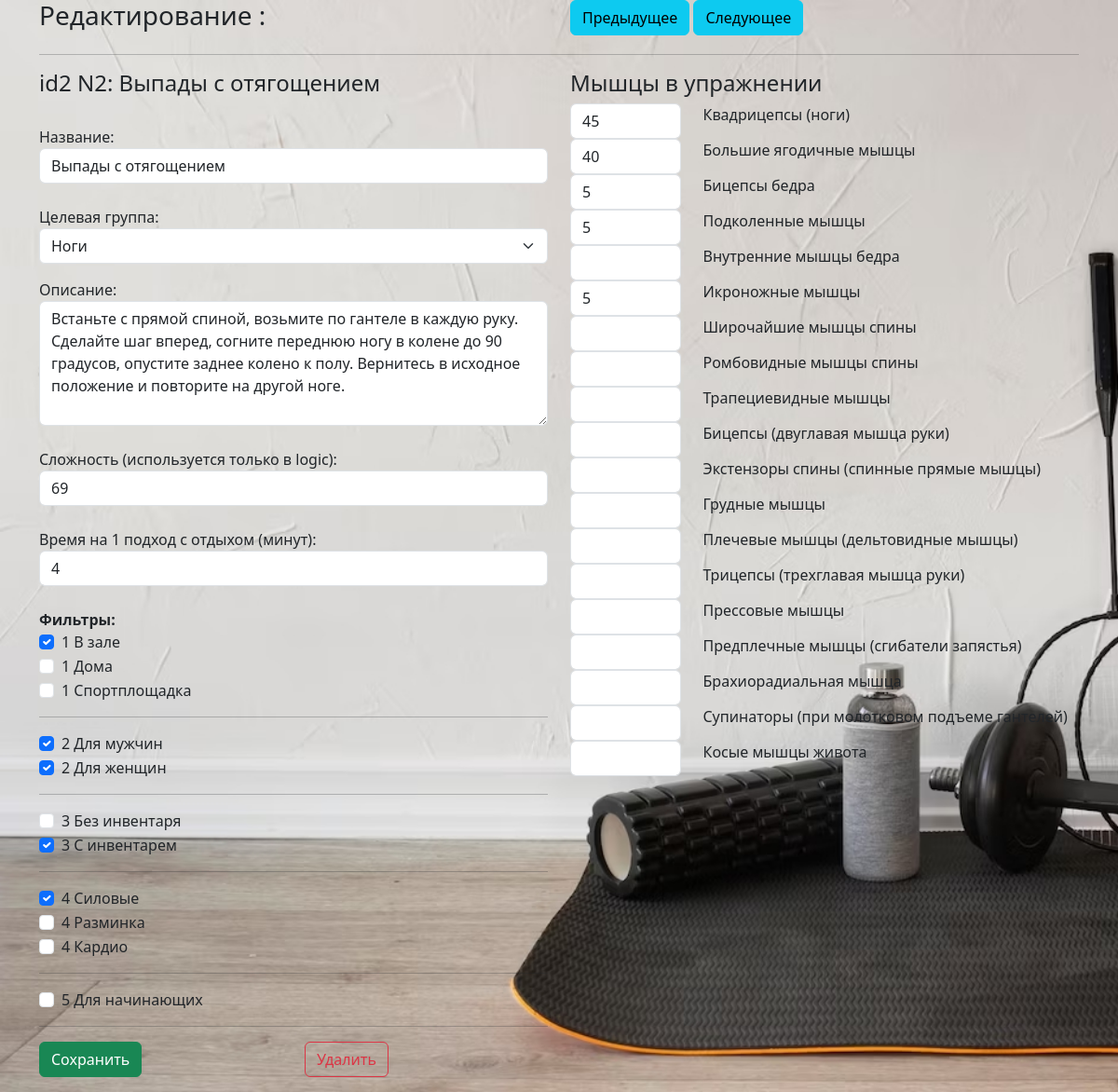
Screenshot of /list/ex2/edit with the database file from the repository.
### _models.py (models this page shows, shortened)
class Exercise(db.Model):
    __tablename__ = 'exercises'
    exercise_id = db.Column(db.Integer, primary_key=True)
    name = db.Column(db.String(50), default='New exercise')
    target = db.Column(db.String(20), default='')
    description = db.Column(db.String(300), default='')
    difficulty = db.Column(db.Integer, default=1)
    time_per_set = db.Column(db.Integer, default=1)
    counter = db.Column(db.Integer, default=0)
    filters = db.Column(JSON, default=[])  # LOCATION_FILTERS.keys
    user_training_exercises = relationship('UserTrainingExercise', back_populates='exercise')
    muscles = relationship('Muscle', secondary='exercise_muscles')
    training = db.relationship('Training', secondary='training_exercises', overlaps="exercises")
    training_exercises = relationship('TrainingExercise', back_populates='exercise')

class Muscle(db.Model):
    __tablename__ = 'muscles'
    muscle_id = db.Column(db.Integer, primary_key=True)
    muscle_name = db.Column(db.String(50), nullable=False)
    counter = db.Column(db.Integer, default=0)
    exercises = db.relationship('Exercise', secondary='exercise_muscles', overlaps="muscles")

### main.py (the view, shortened to what this page needs)
@app.route('/list/<string:counters>/edit', methods=['POST', 'GET'])
def list_edit(counters):
    targets = config.TARGETS
    const_config = {}
    const_config['filter_list'] = config.FILTER_LIST
    index_dict = {}
    index_dict['filter_list'] = []
    tb = counters[:2]   # counters передано сюда в маршруте , вид: ex3 или mu4
    counter = counters[2:]
    exercises = Exercise.query.all()
    muscles = Muscle.query.all()
    if tb == 'ex':  # если передано ex, то работа над редактированием Упражнения
        exercise = Exercise.query.filter_by(counter=counter).first()    # counter - переданное значение счетчика, фильтрую базу по счетчику
        if exercise.filters is None:
            exercise.filters=[]
        if request.method == 'POST':    # если метод ПОСТ (то есть если мы передаем данные с формы к нам сюда на сервер, то далее обрабатываем данные формы и сохраняем в базу
            exercise.name = request.form['name']
            exercise.target = request.form['select_target']  # тут новое поле для класса
            exercise.description = request.form['description']
            exercise.difficulty = request.form['difficulty']
            exercise.time_per_set = request.form['time_per_set']
            for i in range(len(const_config['filter_list'])):
                form_list = request.form.getlist('filters' + str(i + 1))
                if any(sublist for sublist in form_list if sublist):
                    index_dict['filter_list'] += form_list
            exercise.filters = index_dict['filter_list']
            percents = request.form.getlist('percents[]')   # получаю список значений полей с именем percents[]
            exercise_muscles = []
            ExerciseMuscle.query.filter_by(exercise_id=exercise.exercise_id).delete()
            for counter, percent in enumerate(percents, start=1):
                if percent != '':
                    muscle = Muscle.query.filter_by(counter=counter).first()    # нахожу Muscle по counter
                    ExMus = ExerciseMuscle(exercise_id = exercise.exercise_id, muscle_id = muscle.muscle_id, percent = percent)
                    exercise_muscles.append(ExMus)
            try:
                db.session.add_all(exercise_muscles)
                db.session.commit()
                return render_template('list.html', exercises=exercises, muscles=muscles)
            except Exception as e:
                db.session.rollback()
                return f'Ошибка при сохранения в базу данных: {e}'
        else:   # если метод не ПОСТ (а значит ГЕТ) то мы только зашли на маршрут и генерируем страницу для редактирования Упражнений, отсылая ей данные
            ex_len = len(exercises)
            if exercise is not None:
                muscles_in_ex = exercise.muscles  # Получение списка связанных мышц
                mus_dict = {}
                for muscle in muscles_in_ex:
                    percent = ExerciseMuscle.query.filter_by(exercise_id=exercise.exercise_id, muscle_id=muscle.muscle_id).first().percent
                    mus_dict[muscle.counter] = percent
            else:
                return "Упражнение не найдено."
            return render_template('edit_ex_table.html', exercise=exercise, ex_len=ex_len, muscles=muscles,
                                   mus_dict=mus_dict, targets=targets, const_config=const_config)

### templates/edit_ex_table.html (shortened to what this page needs)
{% extends 'base.html' %}
{% block body %}
    <div class="row mb-0">
        <div class="col-6">
            <h3> Редактирование :</h3>
        </div>
        <div class="col-6">
            {% if exercise.counter > 1 %}
                <a href="/list/ex{{ exercise.counter - 1 }}/edit" class="btn btn-info">Предыдущее</a>
            {% endif %}
            {% if exercise.counter < ex_len %}
                {% set next_counter = exercise.counter + 1 %}
                <a href="/list/ex{{ next_counter }}/edit" class="btn btn-info">Следующее</a>
            {% endif %}
        </div>
    </div>
    <hr>
<form method="post" action="/list/ex{{exercise.counter}}/edit">
    <div class="row mb-3">
        <div class="col-6">
            <h4>id{{exercise.exercise_id}} N{{exercise.counter}}: {{exercise.name}}</h4>
            <br><span>Название:</span>
            <input type="text" name="name" id="name" class="form-control" value="{{exercise.name}}"><br>
            <span>Целевая группа:</span>
            <select name="select_target" class="form-select form-select-md mb-3" aria-label=".form-select-md example">
                {% for target in targets %}
                    <option value="{{target}}" {% if exercise.target == target %} selected {% endif %}>{{target}}</option>
                {% endfor %}
            </select>
            <span>Описание:</span>
            <textarea name="description" id="description" class="form-control" rows="5">{{exercise.description}}</textarea><br>
            <span>Сложность (используется только в logic):</span>
            <input type="number" name="difficulty" id="difficulty" class="form-control" value="{{exercise.difficulty}}"><br>
            <span>Время на 1 подход с отдыхом (минут):</span>
            <input type="number" name="time_per_set" id="time_per_set" class="form-control" value="{{exercise.time_per_set}}"><br>
            <b>Фильтры:</b><br>
            {% for i in range(const_config['filter_list']|length) %}
                {% for key, filter in const_config['filter_list'][i].items() %}
                    <div class="form-check">
                        <input class="form-check-input" type="checkbox" name="filters{{i+1}}" value="{{key}}" id="chk_{{key}}" {% if key in exercise.filters %} checked {% endif %}">
                        <label class="form-check-label" for="chk_{{key}}">
                           {{i+1}} {{filter}}
                        </label>
                    </div>
                {% endfor %}
            <hr>
            {% endfor %}
            <div class="row mb-0 mt-3">
                <div class="col-6">
                    <input type="submit" class="btn btn-success" value="Сохранить">
                </div>
                <div class="col-6">
                    <button type="button" class="btn btn-outline-danger" data-bs-toggle="modal" data-bs-target="#confirmDeleteModal">Удалить</button>
                </div>
            </div>
        </div>
        <div class="col-6">
            <h4>Мышцы в упражнении</h4>
            <div class="row mb-3">
                {% for mus in muscles %}
                    {% set percent = mus_dict.get(mus.counter) %}
                    <div class="col-3">
                        <input type="number" name="percents[]" id='mu{{ mus.counter }}' class="form-control" value="{{ percent if percent is defined else '' }}">
                    </div>
                    <div class="col-9">
                        <label class="form-check-label">{{mus.muscle_name}}</label>
                    </div>
                {% endfor %}
           </div>
        </div>
    </div>
</form>
{% endblock %}

### static/css/main.css (style rules this page uses)
body { background-image: url('../imgs/background.jpg'); background-size: cover; background-repeat: no-repeat; background-attachment: fixed; }

### rows the page displays
Exercise: exercise_id "2", counter "2", name "Выпады с отягощением", select_target "Ноги", description "Встаньте с прямой спиной, возьмите по гантеле в каждую руку. Сделайте шаг вперед, согните переднюю ногу в колене до 90 градусов, опустите заднее колено к полу. Вернитесь в исходное положение и повторите на другой ноге.", difficulty "69", time_per_set "4", filters "☑" "☑" "☑" "☑" "☑"
Muscle: percent "45", muscle_name "Квадрицепсы (ноги)"
Muscle: percent "40", muscle_name "Большие ягодичные мышцы"
Muscle: percent "5", muscle_name "Бицепсы бедра"
Muscle: percent "5", muscle_name "Подколенные мышцы"
Muscle: muscle_name "Внутренние мышцы бедра"
Muscle: percent "5", muscle_name "Икроножные мышцы"
Muscle: muscle_name "Широчайшие мышцы спины"
Muscle: muscle_name "Ромбовидные мышцы спины"
Muscle: muscle_name "Трапециевидные мышцы"
Muscle: muscle_name "Бицепсы (двуглавая мышца руки)"
Muscle: muscle_name "Экстензоры спины (спинные прямые мышцы)"
Muscle: muscle_name "Грудные мышцы"
Muscle: muscle_name "Плечевые мышцы (дельтовидные мышцы)"
Muscle: muscle_name "Трицепсы (трехглавая мышца руки)"
Muscle: muscle_name "Прессовые мышцы"
Muscle: muscle_name "Предплечные мышцы (сгибатели запястья)"
Muscle: muscle_name "Брахиорадиальная мышца"
Muscle: muscle_name "Супинаторы (при молотковом подъеме гантелей)"
Muscle: muscle_name "Косые мышцы живота"

### other values shown
{{ i+1 }} "1" "1" "1" "2" "2" "3" "3" "4" "4" "4" "5"
{{ filter }} "В зале" "Дома" "Спортплощадка" "Для мужчин" "Для женщин" "Без инвентаря" "С инвентарем" "Силовые" "Разминка" "Кардио" "Для начинающих"
